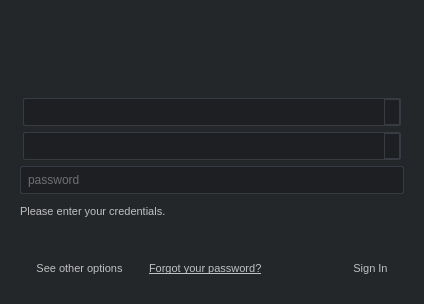
<?xml version="1.0" encoding="UTF-8"?>
<ui version="4.0">
 <class>LoginDialog</class>
 <widget class="QDialog" name="LoginDialog">
  <property name="windowModality">
   <enum>Qt::NonModal</enum>
  </property>
  <property name="geometry">
   <rect>
    <x>0</x>
    <y>0</y>
    <width>424</width>
    <height>304</height>
   </rect>
  </property>
  <property name="minimumSize">
   <size>
    <width>424</width>
    <height>304</height>
   </size>
  </property>
  <property name="windowTitle">
   <string>Flow Production Tracking Login</string>
  </property>
  <property name="styleSheet">
   <string notr="true">
QWidget
{
    background-color: rgb(36, 39, 42);
    color: rgb(192, 192, 192);
    selection-background-color: rgb(168, 123, 43);
    selection-color: rgb(230, 230, 230);
    font-size: 11px;
}

QPushButton
{
    background-color: transparent;
    border: 1px solid transparent;
    border-radius: 2px;
    padding: 8px;
    padding-left: 15px;
    padding-right: 15px;
}

QPushButton::menu-indicator {
    subcontrol-position: right center;
}

QPushButton QMenu::item {
    padding: 15px;
    border: 1px solid transparent;
}

QPushButton QMenu::item:disabled {
    color: rgb(160, 160, 160);
    font-style: italic;
}

QPushButton QMenu::item:selected {
    border-color: rgb(54, 60, 66);
}

QPushButton QMenu::item:pressed
{
    border-color: rgb(192, 192, 192);
}

QLineEdit, QComboBox
{
    background-color: rgb(29, 31, 34);
    border: 1px solid rgb(54, 60, 66);
    border-radius: 2px;
    padding: 5px;
    font-size: 12px;
}

QComboBox
{
    margin-left: 3px;
    margin-right: 3px;
}

QPushButton:focus
{
    border-color: rgb(48, 167, 227);
    outline: none;
}

QPushButton:hover {
    border-color: rgb(54, 60, 66);
}

QPushButton:pressed
{
    border-color: rgb(192, 192, 192);
}

QComboBox:focus, QLineEdit:focus
{
    border: 1px solid rgb(48, 167, 227);
}

QComboBox:drop-down:button {
    border: 1px solid rgb(54, 60, 66);
}

QComboBox:down-arrow {
    image: url(:/shotgun_authentication/down-arrow.png);
}

QLineEdit:disabled {
    background-color: rgb(60, 60, 60);
    color: rgb(160, 160, 160);
}

QComboBox::drop-down:disabled {
    border-width: 0px;
}

QComboBox::down-arrow:disabled {
    image: url(noimg); border-width: 0px;
}

QComboBox::disabled {
    background-color: rgb(60, 60, 60);
    color: rgb(160, 160, 160);
}

QPushButton.main
{
    background-color: rgb(35, 165, 225);
    border-color: rgb(36, 39, 42);
    color: rgb(248, 248, 248);
}

QPushButton.main:focus, QPushButton.main:hover
{
    border-color: rgb(54, 60, 66);
}

QPushButton.main:pressed
{
    border-color: rgb(248, 248, 248);
}
</string>
  </property>
  <property name="modal">
   <bool>true</bool>
  </property>
  <layout class="QVBoxLayout" name="verticalLayout_2" stretch="1,0">
   <property name="margin">
    <number>20</number>
   </property>
   <item>
    <layout class="QHBoxLayout" name="horizontalLayout" stretch="0">
     <property name="spacing">
      <number>0</number>
     </property>
     <property name="sizeConstraint">
      <enum>QLayout::SetMinAndMaxSize</enum>
     </property>
     <item>
      <widget class="AspectPreservingLabel" name="logo">
       <property name="sizePolicy">
        <sizepolicy hsizetype="Preferred" vsizetype="Preferred">
         <horstretch>0</horstretch>
         <verstretch>0</verstretch>
        </sizepolicy>
       </property>
       <property name="maximumSize">
        <size>
         <width>320</width>
         <height>72</height>
        </size>
       </property>
       <property name="text">
        <string/>
       </property>
       <property name="pixmap">
        <pixmap resource="resources.qrc">:/shotgun_authentication/shotgun_logo_light_medium.png</pixmap>
       </property>
       <property name="alignment">
        <set>Qt::AlignCenter</set>
       </property>
       <property name="textInteractionFlags">
        <set>Qt::NoTextInteraction</set>
       </property>
      </widget>
     </item>
    </layout>
   </item>
   <item>
    <widget class="QStackedWidget" name="stackedWidget">
     <property name="minimumSize">
      <size>
       <width>324</width>
       <height>172</height>
      </size>
     </property>
     <property name="currentIndex">
      <number>0</number>
     </property>
     <widget class="QWidget" name="login_page">
      <layout class="QVBoxLayout" name="verticalLayout_3">
       <property name="margin">
        <number>0</number>
       </property>
       <item>
        <widget class="QWidget" name="credentials" native="true">
         <property name="minimumSize">
          <size>
           <width>0</width>
           <height>126</height>
          </size>
         </property>
         <layout class="QVBoxLayout" name="verticalLayout_7">
          <property name="margin">
           <number>0</number>
          </property>
          <item>
           <widget class="RecentBox" name="site">
            <property name="accessibleName">
             <string>site</string>
            </property>
           </widget>
          </item>
          <item>
           <widget class="RecentBox" name="login">
            <property name="accessibleName">
             <string>login</string>
            </property>
           </widget>
          </item>
          <item>
           <widget class="Qt5LikeLineEdit" name="password">
            <property name="minimumSize">
             <size>
              <width>308</width>
              <height>0</height>
             </size>
            </property>
            <property name="accessibleName">
             <string>password</string>
            </property>
            <property name="echoMode">
             <enum>QLineEdit::Password</enum>
            </property>
            <property name="placeholderText">
             <string>password</string>
            </property>
           </widget>
          </item>
          <item>
           <widget class="QLabel" name="message">
            <property name="sizePolicy">
             <sizepolicy hsizetype="Preferred" vsizetype="Expanding">
              <horstretch>0</horstretch>
              <verstretch>0</verstretch>
             </sizepolicy>
            </property>
            <property name="text">
             <string>Please enter your credentials.</string>
            </property>
            <property name="textFormat">
             <enum>Qt::RichText</enum>
            </property>
            <property name="alignment">
             <set>Qt::AlignLeading|Qt::AlignLeft|Qt::AlignVCenter</set>
            </property>
            <property name="wordWrap">
             <bool>true</bool>
            </property>
            <property name="margin">
             <number>4</number>
            </property>
            <property name="openExternalLinks">
             <bool>true</bool>
            </property>
           </widget>
          </item>
          <item>
           <spacer name="verticalSpacer_3">
            <property name="orientation">
             <enum>Qt::Vertical</enum>
            </property>
            <property name="sizeHint" stdset="0">
             <size>
              <width>20</width>
              <height>0</height>
             </size>
            </property>
           </spacer>
          </item>
         </layout>
        </widget>
       </item>
       <item>
        <layout class="QHBoxLayout" name="button_layout" stretch="0,0,1,0">
         <property name="spacing">
          <number>10</number>
         </property>
         <property name="leftMargin">
          <number>0</number>
         </property>
         <item>
          <widget class="QPushButton" name="button_options">
           <property name="text">
            <string>See other options</string>
           </property>
           <property name="autoDefault">
            <bool>false</bool>
           </property>
           <property name="flat">
            <bool>true</bool>
           </property>
          </widget>
         </item>
         <item>
          <layout class="QVBoxLayout" name="links">
           <item>
            <widget class="QLabel" name="forgot_password_link">
             <property name="cursor">
              <cursorShape>PointingHandCursor</cursorShape>
             </property>
             <property name="text">
              <string>&lt;html&gt;&lt;head/&gt;&lt;body&gt;&lt;p&gt;&lt;a href=&quot;#&quot; style=&quot;color:#c0c1c3;&quot;&gt;Forgot your password?&lt;/a&gt;&lt;/p&gt;&lt;/body&gt;&lt;/html&gt;</string>
             </property>
             <property name="textFormat">
              <enum>Qt::RichText</enum>
             </property>
             <property name="margin">
              <number>4</number>
             </property>
             <property name="openExternalLinks">
              <bool>false</bool>
             </property>
            </widget>
           </item>
          </layout>
         </item>
         <item>
          <spacer name="sign_in_hspacer">
           <property name="orientation">
            <enum>Qt::Horizontal</enum>
           </property>
           <property name="sizeHint" stdset="0">
            <size>
             <width>40</width>
             <height>20</height>
            </size>
           </property>
          </spacer>
         </item>
         <item>
          <widget class="QPushButton" name="sign_in">
           <property name="text">
            <string>Sign In</string>
           </property>
           <property name="autoDefault">
            <bool>true</bool>
           </property>
           <property name="default">
            <bool>true</bool>
           </property>
           <property name="flat">
            <bool>true</bool>
           </property>
           <property name="class" stdset="0">
            <string>main</string>
           </property>
          </widget>
         </item>
        </layout>
       </item>
      </layout>
     </widget>
     <widget class="QWidget" name="_2fa_page">
      <layout class="QVBoxLayout" name="verticalLayout_4">
       <property name="margin">
        <number>0</number>
       </property>
       <item>
        <widget class="QWidget" name="credentials_2" native="true">
         <property name="minimumSize">
          <size>
           <width>0</width>
           <height>133</height>
          </size>
         </property>
         <layout class="QHBoxLayout" name="horizontalLayout_2">
          <property name="margin">
           <number>0</number>
          </property>
          <item>
           <widget class="QLabel" name="label">
            <property name="minimumSize">
             <size>
              <width>86</width>
              <height>0</height>
             </size>
            </property>
            <property name="text">
             <string/>
            </property>
            <property name="pixmap">
             <pixmap resource="resources.qrc">:/google_authenticator/google_authenticator.png</pixmap>
            </property>
            <property name="alignment">
             <set>Qt::AlignHCenter|Qt::AlignTop</set>
            </property>
           </widget>
          </item>
          <item>
           <widget class="QWidget" name="widget_2" native="true">
            <layout class="QVBoxLayout" name="verticalLayout">
             <item>
              <widget class="QLabel" name="_2fa_message">
               <property name="sizePolicy">
                <sizepolicy hsizetype="Preferred" vsizetype="Fixed">
                 <horstretch>0</horstretch>
                 <verstretch>0</verstretch>
                </sizepolicy>
               </property>
               <property name="text">
                <string>Enter the code generated by the Google Authenticator or Duo Mobile app.</string>
               </property>
               <property name="alignment">
                <set>Qt::AlignLeading|Qt::AlignLeft|Qt::AlignVCenter</set>
               </property>
               <property name="wordWrap">
                <bool>true</bool>
               </property>
               <property name="margin">
                <number>0</number>
               </property>
              </widget>
             </item>
             <item>
              <widget class="Qt5LikeLineEdit" name="_2fa_code">
               <property name="accessibleName">
                <string>2fa code</string>
               </property>
               <property name="placeholderText">
                <string>Enter code</string>
               </property>
              </widget>
             </item>
             <item>
              <widget class="QLabel" name="invalid_code">
               <property name="sizePolicy">
                <sizepolicy hsizetype="Preferred" vsizetype="Fixed">
                 <horstretch>0</horstretch>
                 <verstretch>0</verstretch>
                </sizepolicy>
               </property>
               <property name="text">
                <string/>
               </property>
              </widget>
             </item>
             <item>
              <spacer name="verticalSpacer_2">
               <property name="orientation">
                <enum>Qt::Vertical</enum>
               </property>
               <property name="sizeHint" stdset="0">
                <size>
                 <width>20</width>
                 <height>40</height>
                </size>
               </property>
              </spacer>
             </item>
            </layout>
           </widget>
          </item>
         </layout>
        </widget>
       </item>
       <item>
        <layout class="QHBoxLayout" name="button_layout_2" stretch="0,0,0">
         <property name="spacing">
          <number>10</number>
         </property>
         <property name="leftMargin">
          <number>0</number>
         </property>
         <item>
          <widget class="QPushButton" name="use_backup">
           <property name="text">
            <string>Use backup code</string>
           </property>
           <property name="flat">
            <bool>true</bool>
           </property>
          </widget>
         </item>
         <item>
          <spacer name="_2fa_hspacer">
           <property name="orientation">
            <enum>Qt::Horizontal</enum>
           </property>
           <property name="sizeHint" stdset="0">
            <size>
             <width>40</width>
             <height>20</height>
            </size>
           </property>
          </spacer>
         </item>
         <item>
          <widget class="QPushButton" name="verify_2fa">
           <property name="minimumSize">
            <size>
             <width>65</width>
             <height>0</height>
            </size>
           </property>
           <property name="text">
            <string>Verify</string>
           </property>
           <property name="autoDefault">
            <bool>false</bool>
           </property>
           <property name="default">
            <bool>true</bool>
           </property>
           <property name="flat">
            <bool>true</bool>
           </property>
           <property name="class" stdset="0">
            <string>main</string>
           </property>
          </widget>
         </item>
        </layout>
       </item>
      </layout>
     </widget>
     <widget class="QWidget" name="backup_page">
      <layout class="QVBoxLayout" name="verticalLayout_6">
       <property name="margin">
        <number>0</number>
       </property>
       <item>
        <widget class="QWidget" name="credentials_3" native="true">
         <property name="minimumSize">
          <size>
           <width>0</width>
           <height>133</height>
          </size>
         </property>
         <layout class="QHBoxLayout" name="horizontalLayout_3">
          <property name="margin">
           <number>0</number>
          </property>
          <item>
           <widget class="QLabel" name="label_2">
            <property name="text">
             <string/>
            </property>
            <property name="pixmap">
             <pixmap resource="resources.qrc">:/backup_codes/backup_codes_light_bg.png</pixmap>
            </property>
            <property name="alignment">
             <set>Qt::AlignHCenter|Qt::AlignTop</set>
            </property>
           </widget>
          </item>
          <item>
           <widget class="QWidget" name="widget_4" native="true">
            <layout class="QVBoxLayout" name="verticalLayout_5">
             <item>
              <widget class="QLabel" name="_2fa_message_2">
               <property name="sizePolicy">
                <sizepolicy hsizetype="Preferred" vsizetype="Fixed">
                 <horstretch>0</horstretch>
                 <verstretch>0</verstretch>
                </sizepolicy>
               </property>
               <property name="text">
                <string>Please enter one of your backup codes.</string>
               </property>
               <property name="alignment">
                <set>Qt::AlignLeading|Qt::AlignLeft|Qt::AlignVCenter</set>
               </property>
               <property name="wordWrap">
                <bool>true</bool>
               </property>
               <property name="margin">
                <number>0</number>
               </property>
              </widget>
             </item>
             <item>
              <widget class="Qt5LikeLineEdit" name="backup_code">
               <property name="accessibleName">
                <string>backup code</string>
               </property>
               <property name="text">
                <string/>
               </property>
               <property name="placeholderText">
                <string>Enter backup code</string>
               </property>
              </widget>
             </item>
             <item>
              <widget class="QLabel" name="invalid_backup_code">
               <property name="sizePolicy">
                <sizepolicy hsizetype="Preferred" vsizetype="Fixed">
                 <horstretch>0</horstretch>
                 <verstretch>0</verstretch>
                </sizepolicy>
               </property>
               <property name="text">
                <string/>
               </property>
              </widget>
             </item>
             <item>
              <spacer name="verticalSpacer">
               <property name="orientation">
                <enum>Qt::Vertical</enum>
               </property>
               <property name="sizeHint" stdset="0">
                <size>
                 <width>20</width>
                 <height>40</height>
                </size>
               </property>
              </spacer>
             </item>
            </layout>
           </widget>
          </item>
         </layout>
        </widget>
       </item>
       <item>
        <layout class="QHBoxLayout" name="button_layout_3" stretch="0,0,0">
         <property name="spacing">
          <number>10</number>
         </property>
         <property name="leftMargin">
          <number>0</number>
         </property>
         <item>
          <widget class="QPushButton" name="use_app">
           <property name="text">
            <string>Use Google App</string>
           </property>
           <property name="autoDefault">
            <bool>false</bool>
           </property>
           <property name="flat">
            <bool>true</bool>
           </property>
          </widget>
         </item>
         <item>
          <spacer name="backup_hspacer">
           <property name="orientation">
            <enum>Qt::Horizontal</enum>
           </property>
           <property name="sizeHint" stdset="0">
            <size>
             <width>40</width>
             <height>20</height>
            </size>
           </property>
          </spacer>
         </item>
         <item>
          <widget class="QPushButton" name="verify_backup">
           <property name="minimumSize">
            <size>
             <width>65</width>
             <height>0</height>
            </size>
           </property>
           <property name="text">
            <string>Verify</string>
           </property>
           <property name="autoDefault">
            <bool>true</bool>
           </property>
           <property name="default">
            <bool>true</bool>
           </property>
           <property name="flat">
            <bool>true</bool>
           </property>
           <property name="class" stdset="0">
            <string>main</string>
           </property>
          </widget>
         </item>
        </layout>
       </item>
      </layout>
     </widget>
     <widget class="QWidget" name="ulf2_page">
      <layout class="QVBoxLayout" name="verticalLayout_2" stretch="0,0,0,0">
       <property name="margin">
        <number>20</number>
       </property>
       <item>
        <widget class="QLabel" name="ulf2_msg">
         <property name="sizePolicy">
          <sizepolicy hsizetype="Preferred" vsizetype="Expanding">
           <horstretch>0</horstretch>
           <verstretch>0</verstretch>
          </sizepolicy>
         </property>
         <property name="styleSheet">
          <string notr="true">padding-left: 40px; padding-left: 40px;padding-right: 40px;</string>
         </property>
         <property name="text">
          <string>Check your default web browser to continue logging in.</string>
         </property>
         <property name="alignment">
          <set>Qt::AlignCenter</set>
         </property>
         <property name="wordWrap">
          <bool>true</bool>
         </property>
        </widget>
       </item>
       <item>
        <widget class="QLabel" name="ulf2_msg_back">
         <property name="text">
          <string>&lt;html&gt;&lt;head/&gt;&lt;body&gt;&lt;p&gt;&lt;a href=&quot;#&quot;&gt;&lt;span style=&quot; text-decoration: underline; color:#c0c1c3;&quot;&gt;Cancel &amp; return to the login page&lt;/span&gt;&lt;/a&gt;&lt;/p&gt;&lt;/body&gt;&lt;/html&gt;</string>
         </property>
         <property name="alignment">
          <set>Qt::AlignCenter</set>
         </property>
         <property name="wordWrap">
          <bool>true</bool>
         </property>
        </widget>
       </item>
       <item>
        <spacer name="ulf2_spacer">
         <property name="orientation">
          <enum>Qt::Vertical</enum>
         </property>
         <property name="sizeHint" stdset="0">
          <size>
           <width>20</width>
           <height>40</height>
          </size>
         </property>
        </spacer>
       </item>
       <item>
        <widget class="QLabel" name="ulf2_msg_help">
         <property name="text">
          <string>&lt;html&gt;&lt;head/&gt;&lt;body&gt;&lt;p&gt;If you are having trouble logging in with the browser, &lt;a href=&quot;{url}&quot;&gt;&lt;span style=&quot; text-decoration: underline; color:#c0c1c3;&quot;&gt;select this support link&lt;/span&gt;&lt;/a&gt;&lt;/p&gt;&lt;/body&gt;&lt;/html&gt;</string>
         </property>
         <property name="alignment">
          <set>Qt::AlignCenter</set>
         </property>
         <property name="wordWrap">
          <bool>true</bool>
         </property>
        </widget>
       </item>
      </layout>
     </widget>
    </widget>
   </item>
  </layout>
 </widget>
 <customwidgets>
  <customwidget>
   <class>Qt5LikeLineEdit</class>
   <extends>QLineEdit</extends>
   <header>.qt5_like_line_edit</header>
  </customwidget>
  <customwidget>
   <class>RecentBox</class>
   <extends>QComboBox</extends>
   <header>.recent_box</header>
  </customwidget>
  <customwidget>
   <class>AspectPreservingLabel</class>
   <extends>QLabel</extends>
   <header>.aspect_preserving_label</header>
  </customwidget>
 </customwidgets>
 <resources>
  <include location="resources.qrc"/>
 </resources>
 <connections/>
</ui>
